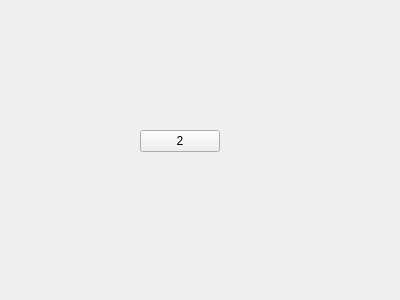
<?xml version="1.0" encoding="UTF-8"?>
<ui version="4.0">
 <class>Form</class>
 <widget class="QWidget" name="Form">
  <property name="geometry">
   <rect>
    <x>0</x>
    <y>0</y>
    <width>400</width>
    <height>300</height>
   </rect>
  </property>
  <property name="windowTitle">
   <string>Form</string>
  </property>
  <widget class="QPushButton" name="pushButton">
   <property name="geometry">
    <rect>
     <x>140</x>
     <y>130</y>
     <width>80</width>
     <height>22</height>
    </rect>
   </property>
   <property name="text">
    <string>2</string>
   </property>
  </widget>
 </widget>
 <resources/>
 <connections/>
</ui>
